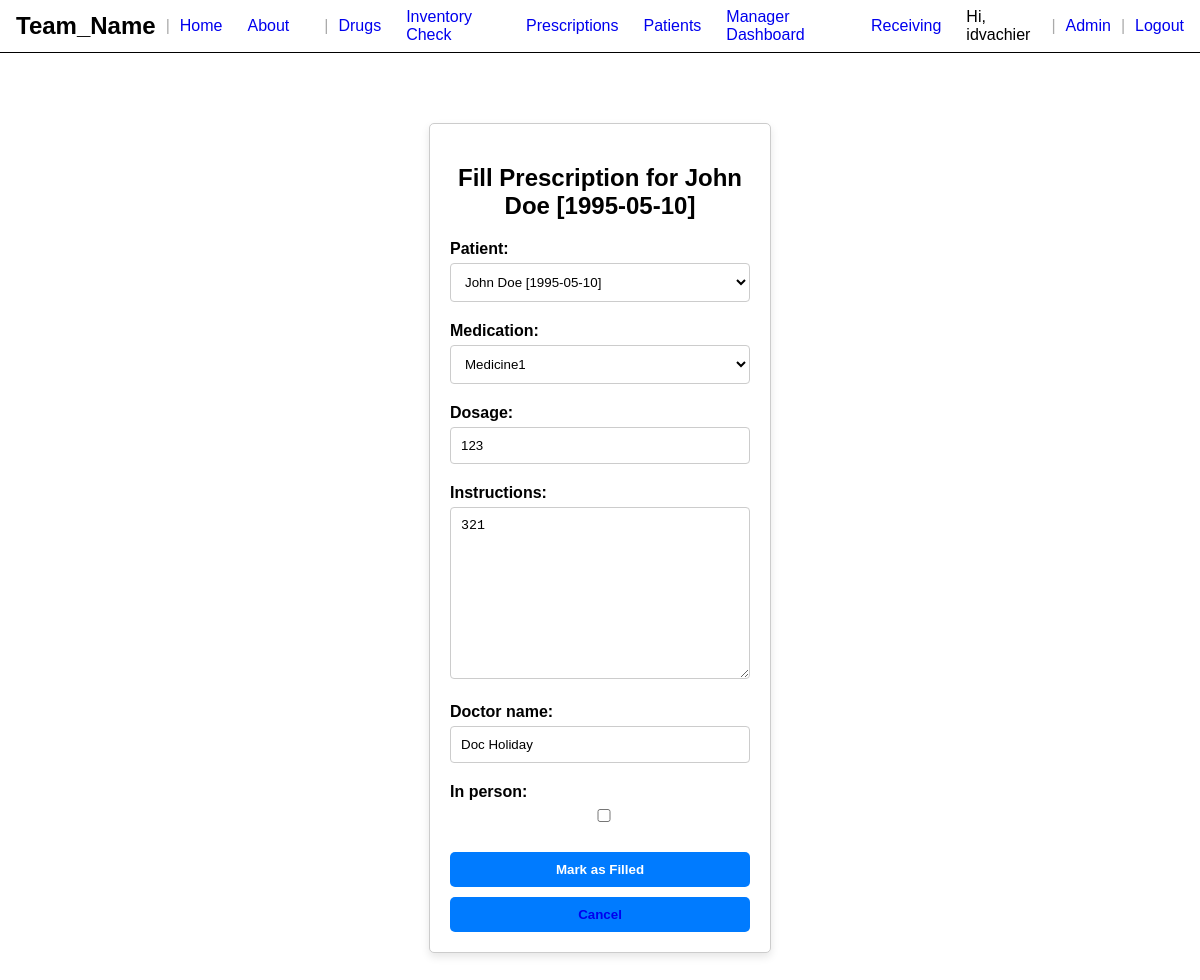
Screenshot of /prescriptions/prescriptions/fill/11/ (signed in) with the database file from the repository.
### prescriptions/models.py (models this page shows, shortened)
class Prescription(models.Model):
    patient = models.ForeignKey(Patient, on_delete=models.CASCADE, null=True, related_name="prescriptions")
    medication = models.ForeignKey(Drug, on_delete=models.CASCADE, null=True)
    dosage = models.CharField(max_length=100)
    instructions = models.TextField(max_length=1000)
    doctor_name = models.CharField(max_length=100)
    in_person = models.BooleanField(default=False)
    date_prescribed = models.DateTimeField(auto_now_add=True)
    is_filled = models.BooleanField(default=False)  # New field to track if prescription is filled
    picked_up = models.BooleanField(default=False)  # New field to track if prescription has been picked up by patient
    created_by = CurrentUserField()

### patient/models.py (models this page shows)
class Patient(models.Model):
    first_name = models.CharField(max_length=255)
    last_name = models.CharField(max_length=255)
    dob = models.DateField()
    address = models.CharField(max_length=255)
    phone = models.CharField(max_length=255)
    email = models.EmailField()
    insurance = models.CharField(max_length=255)
    def __str__(self):
        return f"{self.first_name} {self.last_name} [{self.dob}]"

### prescriptions/views.py (the view)
# urls.py: path('prescriptions/fill/<int:pk>/', views.fill_prescription, name='fill_prescription'),
@login_required
@allowed_groups('Pharmacist')
def fill_prescription(request, pk):
    prescription = get_object_or_404(Prescription, pk=pk)
    if request.method == 'POST':
        form = PrescriptionForm(request.POST, instance=prescription)
        if form.is_valid():
            drug = prescription.medication # Grabs the drug that is associated with the prescription being filled
            required_dosage = int(prescription.dosage) # Converts the dosage to an Int
            if drug.stock_qty >= required_dosage:
                drug.stock_qty -= required_dosage
                drug.save()
                prescription.is_filled = True
                form.save()
                messages.success(request, 'Prescription successfully filled.')
                return redirect('prescription_list')  # Redirect after filling prescription and updating medicine stock
            else:
                messages.error(request, f"Not enough stock to fill this prescription. Available stock: {drug.stock_qty}.")
    else:
        form = PrescriptionForm(instance=prescription)  # Populate with existing data
    return render(request, 'fill_prescription.html', {'form': form, 'prescription': prescription})

### prescriptions/forms.py (shortened to what this page needs)
class PrescriptionForm(forms.ModelForm):
    class Meta:
        model = Prescription
        fields = ['patient', 'medication', 'dosage', 'instructions', 'doctor_name', 'in_person']

### drugs/models.py (called while the page is built)
    def __str__(self):
        return self.drug_name

### drugs/templatetags/custom_filters.py (called while the page is built)
@register.filter
def is_in_group(user, group_names):
    group_list = group_names.split(',')
    return user.groups.filter(name__in=group_list).exists()

### prescriptions/views.py (called while the page is built)
def allowed_groups(*groups):
    def in_groups(user):
            return user.groups.filter(name__in=groups).exists()
    return user_passes_test(in_groups)

### prescriptions/templates/fill_prescription.html (shortened to what this page needs)
{% extends "base.html" %}
{% block css %}
    {% load static %}
    <link rel="stylesheet" type="text/css" href="{% static 'form.css' %}" />
{% endblock css %}
{% block content %}
    <div class="form-container">
        <h2>Fill Prescription for {{ prescription.patient }}</h2>
        <form method="POST">
            {% for field in form %}
                <div class="form-group {{ field.name }}">
                    {{ field.label_tag }}
                    {{ field }}
                </div>
            {% endfor %}
            <button type="submit">Mark as Filled</button>
        </form>
        <button ><a href="{% url 'prescription_list' %}">Cancel</a></button>
    </div>
{% endblock %}

### templates/base.html (shortened to what this page needs)
<!DOCTYPE html>
<html lang="en">
    <head>
        {% block css %}
        {% endblock css %}
        {% load static %}
        <link rel="stylesheet" type="text/css" href="{% static 'base.css' %}" />
    </head>
    <body>
        <header>
            <div class="header-section brand">
                <h1>Team_Name</h1>
            </div>
            <span class="divider">|</span>
            <div class="header-section navigation">
                <a href="{% url 'landingPage' %}" class="nav-link">Home</a>
                <a href="{% url 'about' %}" class="nav-link">About</a>
                {% load custom_filters %}
                {% if user|is_in_group:"Pharmacy Technician,Pharmacist,Pharmacy Manager,Cashier" %}
                    <span class="divider">|</span>
                    <a href="{% url 'create_drug' %}"class="nav-link">Drugs</a>
                    <a href="{% url 'inventory_check' %}"class="nav-link">Inventory Check</a>
                    <a href="{% url 'prescriptions' %}" class="nav-link">Prescriptions</a>
                    <a href="{% url 'patients_main' %}" class="nav-link">Patients</a>
                {% endif %}
                {% if user|is_in_group:"Pharmacy Manager" %}
                <a href="{% url 'manager_dash' %}" class="nav-link">Manager Dashboard</a>
                <a href="{% url 'receiving_main' %}" class="nav-link">Receiving</a>
                {% endif %}
            </div>
            <div class="header-section auth-links">
                {% if user.is_authenticated %}
                    <span>Hi, {{ user.username }}</span>
                    <span class="divider">|</span>
                    <a href="{% url 'admin:index' %}" class="auth-link">Admin</a>
                    <span class="divider">|</span>
                    <a href="{% url 'logout' %}" class="auth-link">Logout</a>
                {% else %}
                    <a href="{% url 'login' %}" class="auth-link">Login</a>
                {% endif %}
            </div>
        </header>
        <div id="content">
            {% block content %}
            {% endblock content %}
        </div>
    </body>
</html>

### static/form.css (style rules this page uses)
.form-container { max-width: 300px; margin: 50px auto; padding: 20px; border: 1px solid; border-radius: 5px; }
.form-container h2 { text-align: center; margin-bottom: 20px; }
.form-container button { width: 100%; padding: 10px; border: none; border-radius: 5px; cursor: pointer; font-weight: bold; margin-top: 10px; transition: background-color 0.3s; }
.form-group { position: relative; margin-bottom: 15px; }
.form-group label { display: block; margin-bottom: 5px; font-weight: bold; }
.form-group input, .form-group textarea, .form-group select { width: 100%; padding: 10px; margin-bottom: 5px; border: 1px solid; border-radius: 4px; box-sizing: border-box; }
.form-container { background-color: #fff; border-color: #ccc; color: #000; box-shadow: 0 4px 8px rgba(0, 0, 0, 0.1); }
.form-container button { color: #fff; background-color: #007bff; }
.form-group input, .form-group textarea, .form-group select { border-color: #ccc; background-color: #fff; color: #000; }

### static/base.css (style rules this page uses)
body { font-family: Arial, sans-serif; margin: 0; padding: 0; display: flex; flex-direction: column; height: 100vh; }
#content { flex-grow: 1; padding: 20px; overflow: auto; }
header { display: flex; align-items: center; border-bottom: 1px solid; padding: 0.5rem 1rem; }
.header-section { display: flex; align-items: center; }
.brand, .navigation, .auth-links { display: inline-flex; align-items: center; }
.brand h1 { margin: 0; font-size: 24px; }
.navigation { margin-right: auto; }
.nav-link { margin-right: 25px; text-decoration: none; }
.divider { margin: 0 10px; color: #aaa; font-weight: normal; }
.auth-link { text-decoration: none; }
a { text-decoration: none; }

### rows the page displays
Prescription: patient "John Doe [1995-05-10]", form "John Doe [1995-05-10]" "Medicine1" "123" "321" "Doc Holiday"

### other values shown
{{ user.username }} "idvachier"
{{ field.label_tag }} "Patient:" "Medication:" "Dosage:" "Instructions:" "Doctor name:" "In person:"
